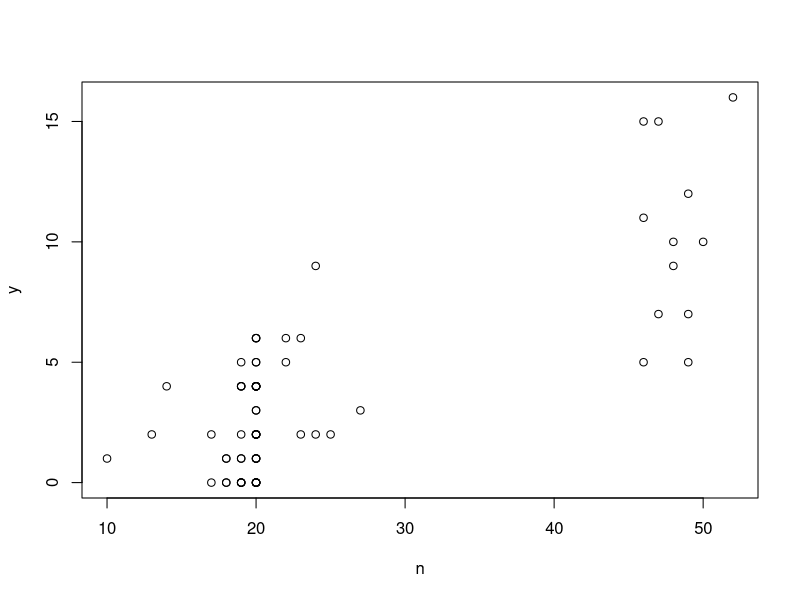
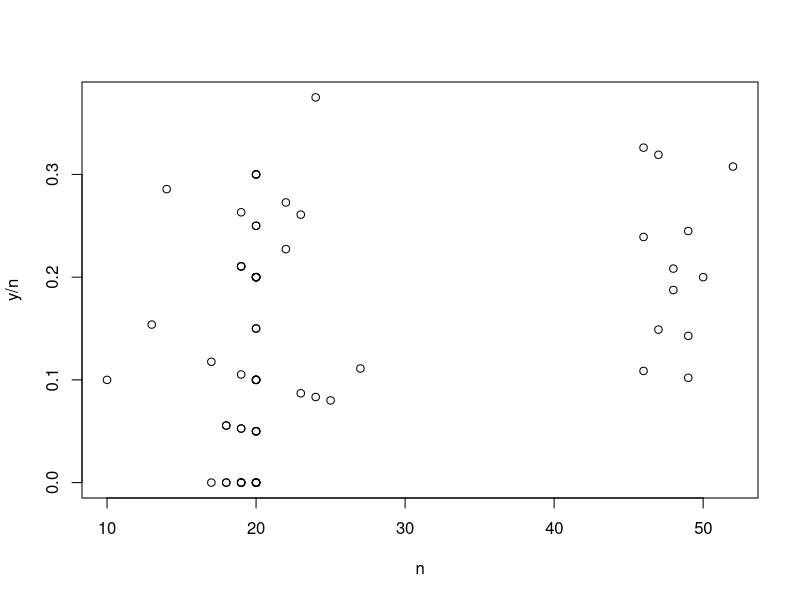
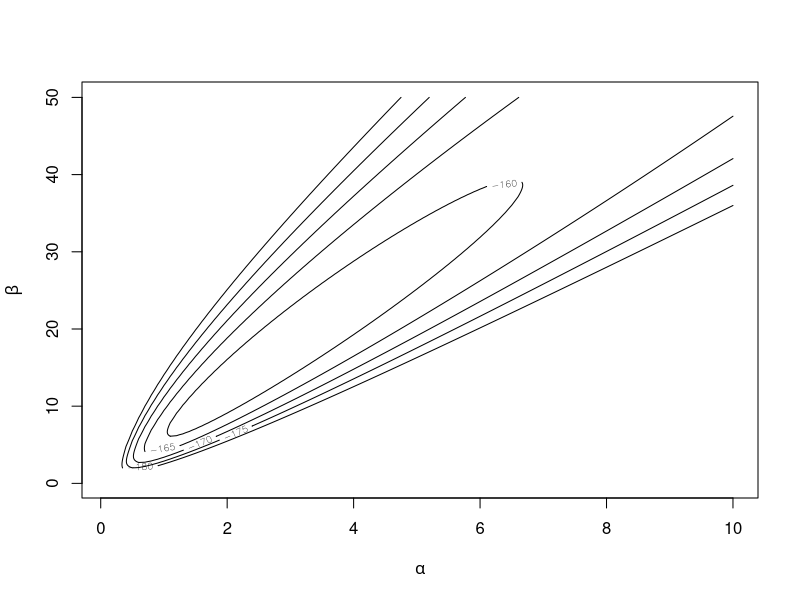
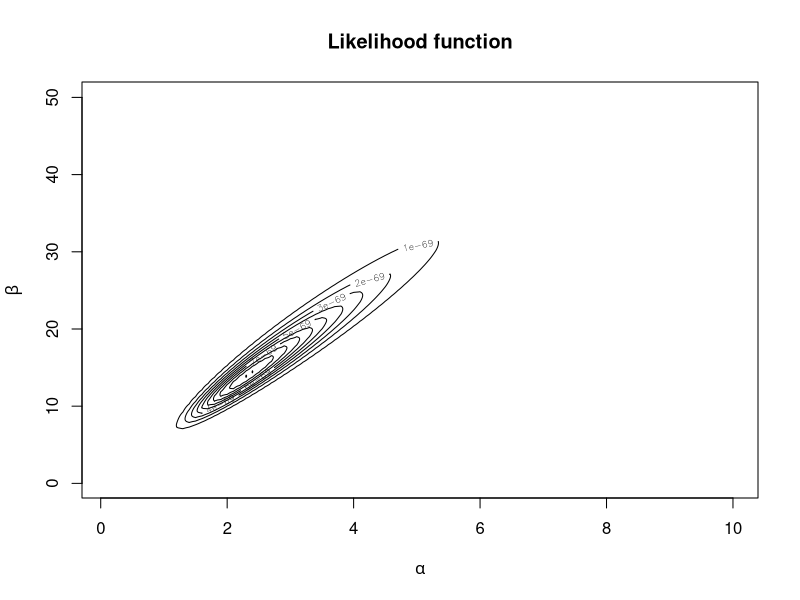
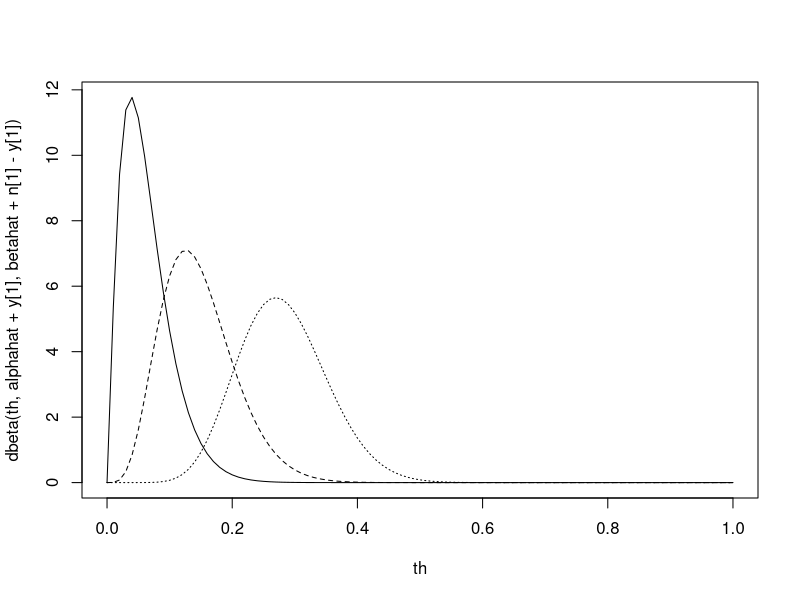
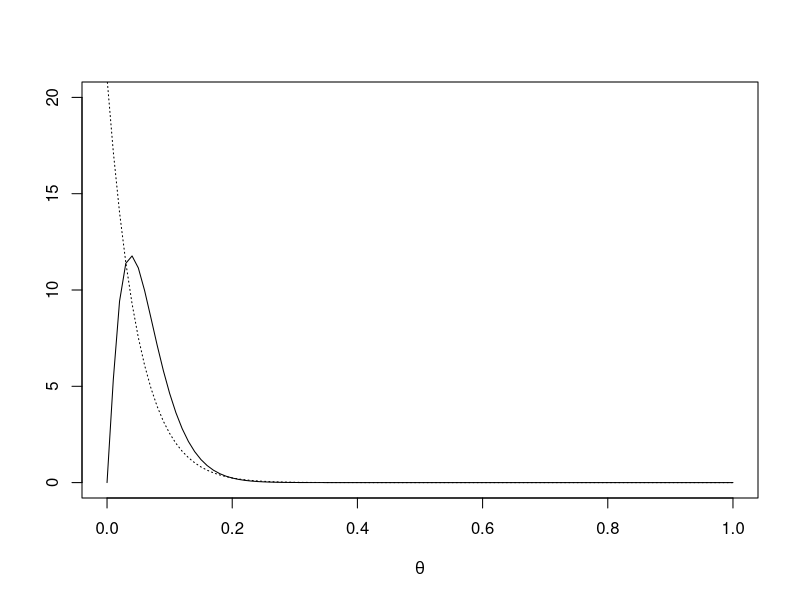
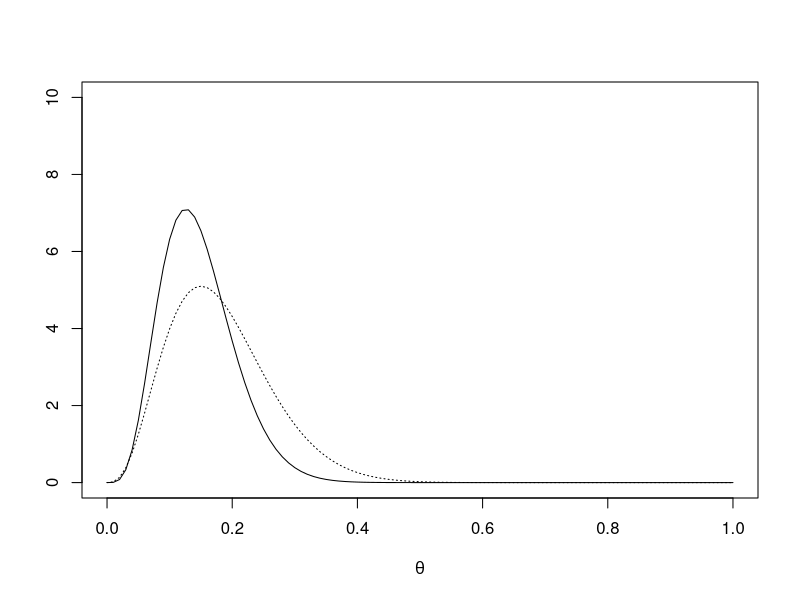
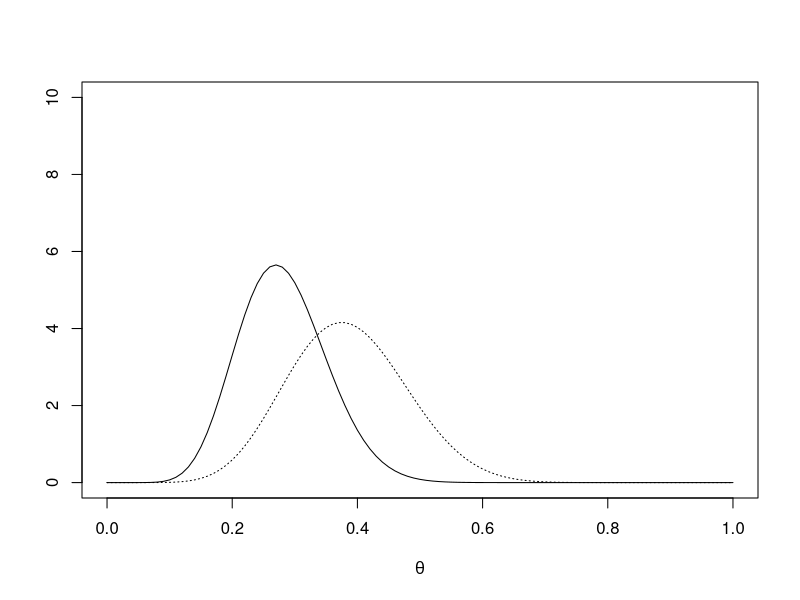

Here is the R script that generated these plots, in order:
# This implements an empirical Bayes analysis of the 
# hierarchical beta-binomial model of Section 5.1 of 
# Gelman et al (2004). Written by Marco A. R. Ferreira.
# This software is for instructional purposes only.

y <- c(rep(0,14),rep(1,8),rep(2,9),1,5,2,5,3,2,7,7,3,3,2,9,10,rep(4,7),10,4,4,4,5,11,12,5,5,6,5,6,6,6,6,16,15,15,9,4)

n <- c(rep(20,7),19,19,19,19,18,18,17,20,20,20,20,19,19,18,18,25,24,23,rep(20,6),10,49,19,46,27,17,49,47,20,20,13,48,50,rep(20,7),48,19,19,19,22,46,49,20,20,23,19,22,20,20,20,52,47,46,24,14)

plot(n,y)

plot(n,y/n)

logpygivenab <- function(n,y,alpha,beta)
{lgamma(n+1)+lgamma(alpha+beta)+lgamma(alpha+y)+lgamma(beta+n-y)-lgamma(y+1)-lgamma(n-y+1)-lgamma(alpha)-lgamma(beta)-lgamma(alpha+beta+n)}
	

loglikab <- function(n,y,alpha,beta)
{sum(logpygivenab(n,y,alpha,beta))}

alpha <- seq(from=0.1,to=10,by=0.1)
beta  <- seq(from=0.1,to=50,by=0.1)

loglik <- matrix(0,nrow=length(alpha),ncol=length(beta))
for(l in 1:length(alpha)) for(m in 1:length(beta))
  loglik[l,m] <- loglikab(n,y,alpha[l],beta[m])

contour(alpha,beta,loglik,xlab="a",ylab="b",font.lab=5,levels=c(-154.2,-155,-160,-165,-170,-175,-180))

contour(alpha,beta,exp(loglik),xlab="a",ylab="b",font.lab=5,main="Likelihood function")

#max(loglik) = 4184.582

index <- matrix(1:(length(alpha)*length(beta)),nrow=length(alpha))

index[1:10,1:10]

ind <- index[loglik==max(loglik)]

alphahat <- alpha[ind - length(alpha) * floor((ind-1)/length(alpha))]
alphahat

betahat <- beta[1+floor((ind-1)/length(alpha))]
betahat

th <- seq(0,1,0.01)

# Three different posterior densities:
# For theta_1:
plot(th,dbeta(th,alphahat+y[1],betahat+n[1]-y[1]),type="l")
# For theta_2:
lines(th,dbeta(th,alphahat+y[40],betahat+n[40]-y[40]),lty=2)
# For theta_3:
lines(th,dbeta(th,alphahat+y[70],betahat+n[70]-y[70]),lty=3)

# Now let's compare the posterior density for theta_1
# based on the EB analysis of the hierarchical model
# with the posterior density based on a beta-binomial model 
# with a uniform prior for theta_1 and considering only 
# sample 1.

# Density for theta_1 based on the hierarchical model:
plot(th,dbeta(th,alphahat+y[1],betahat+n[1]-y[1]),type="l",ylim=c(0,20),ylab="",xlab="q",font.lab=5)
# Density for theta_1 based on a model considering only sample 1:
lines(th,dbeta(th,1+y[1],1+n[1]-y[1]),lty=3)

# Density for theta_40 based on the hierarchical model:
plot(th,dbeta(th,alphahat+y[40],betahat+n[40]-y[40]),type="l",ylim=c(0,10),ylab="",xlab="q",font.lab=5)
# Density for theta_1 based on a model considering only sample 1:
lines(th,dbeta(th,1+y[40],1+n[40]-y[40]),lty=3)

# Density for theta_70 based on the hierarchical model:
plot(th,dbeta(th,alphahat+y[70],betahat+n[70]-y[70]),type="l",ylim=c(0,10),ylab="",xlab="q",font.lab=5)
# Density for theta_1 based on a model considering only sample 1:
lines(th,dbeta(th,1+y[70],1+n[70]-y[70]),lty=3)

plot(n,y/n)

postmeanth <- (alphahat+y)/(alphahat+betahat+n)

plot(y/n,postmeanth,xlab="Observed proportion",ylab="Posterior mean",main="Empirical Bayes")

postvarth <- (alphahat+y)*(alphahat+betahat+n)/((alphahat+betahat+n)^2 * (alphahat+betahat+n+1))

plot(y/n,postvarth,xlab="Observed proportion",ylab="Posterior variance",main="Empirical Bayes",ylim=c(0,0.008))

plot(n,postvarth,xlab="Sample size",ylab="Posterior variance",main="Empirical Bayes",ylim=c(0,0.008))

